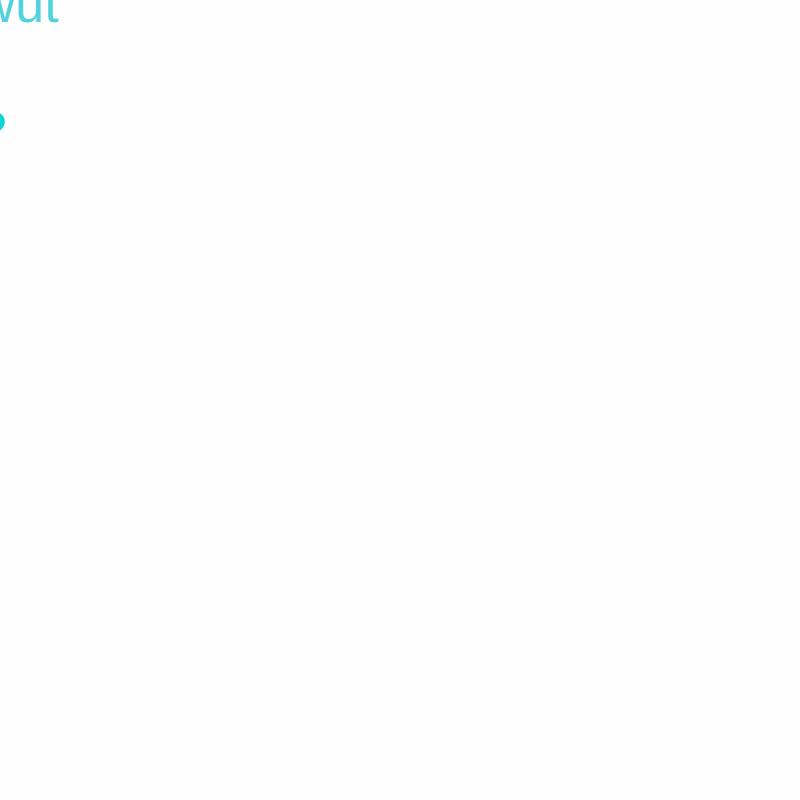
Frame 1 (no input)
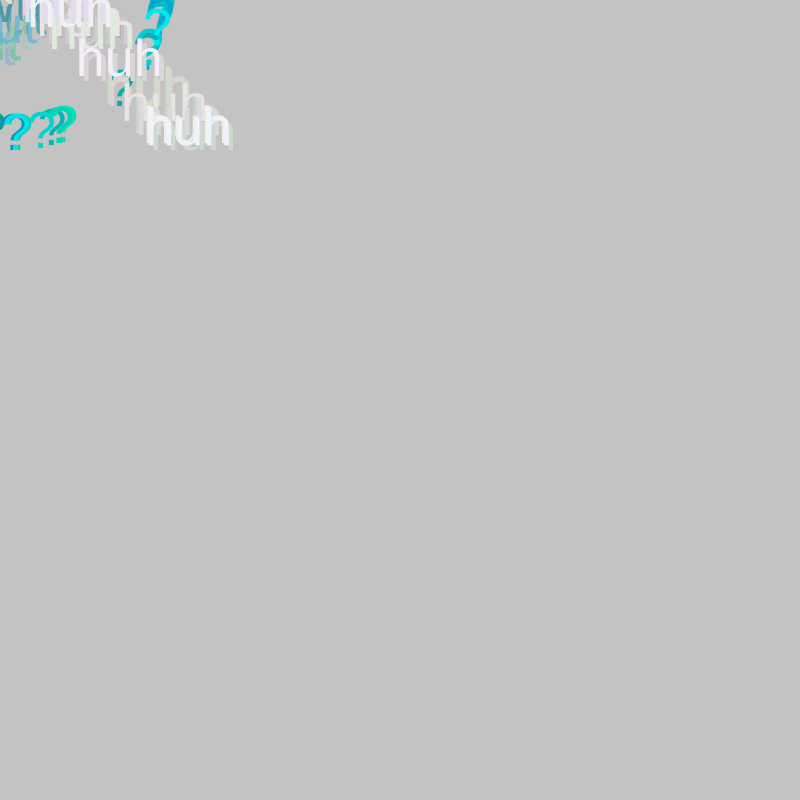
Frame 60 (no input)
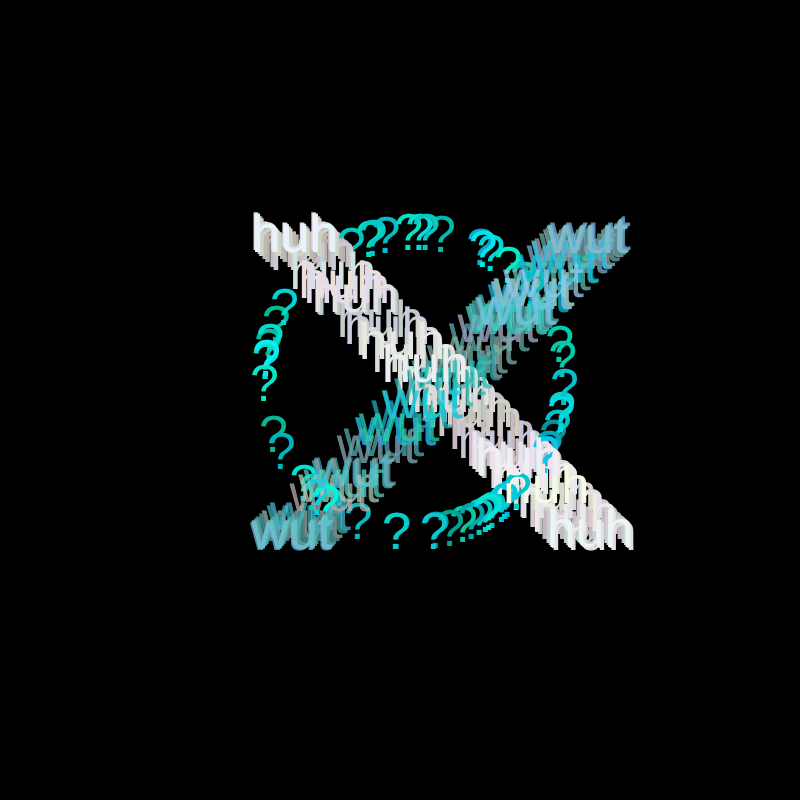
Frame 120 (the mouse pressed at the canvas centre since frame 60)

The p5.js sketch that drew these frames (run headless with seeded random() and noise() and a simulated clock; from frame 60 on, the mouse is pressed at the canvas centre):

// p5.js sketch
// ── sketch.js
var r, g, b, a;

//orbit info
var d = 150; //distance


function setup() {
  createCanvas (800, 800);
  background (255);
  

}
function draw() {
  background(100, 1); //fade art!! yay abstract
  
  var a = random(0, 20); //angle
  
  //huh colors
  r = random(230, 255); 
  g = random(230, 255);
  b = random(230, 255);
  //? colors
  r2 = random(0, 10); 
  g2 = random(200 ,255);
  b2 = random(200, 255); 
  //wut colors
  r3 = random(0, 200); 
  g3 = random(190, 220); 
  b3 = random(180 ,250);  
  

  textSize(52);
  textFont("Helvetica");
  fill(r, g, b);
  text("huh", mouseX+d*cos(a), mouseY+d*cos(a));
  fill(r2, g2, b2);
  text("?", mouseX+d*cos(a), mouseY+d*sin(a));
  fill(r3, g3, b3, 200);
  text("wut", mouseX+d*cos(a), mouseY+d*cos(a)*-1);
  var velocityofthemouse = 50;
  a = a+(velocityofthemouse*.1);
}

function mousePressed()
{
  if(key=='') background(0);
}  

function keyReleased()
{
  if(key=='C') background(255);
}
